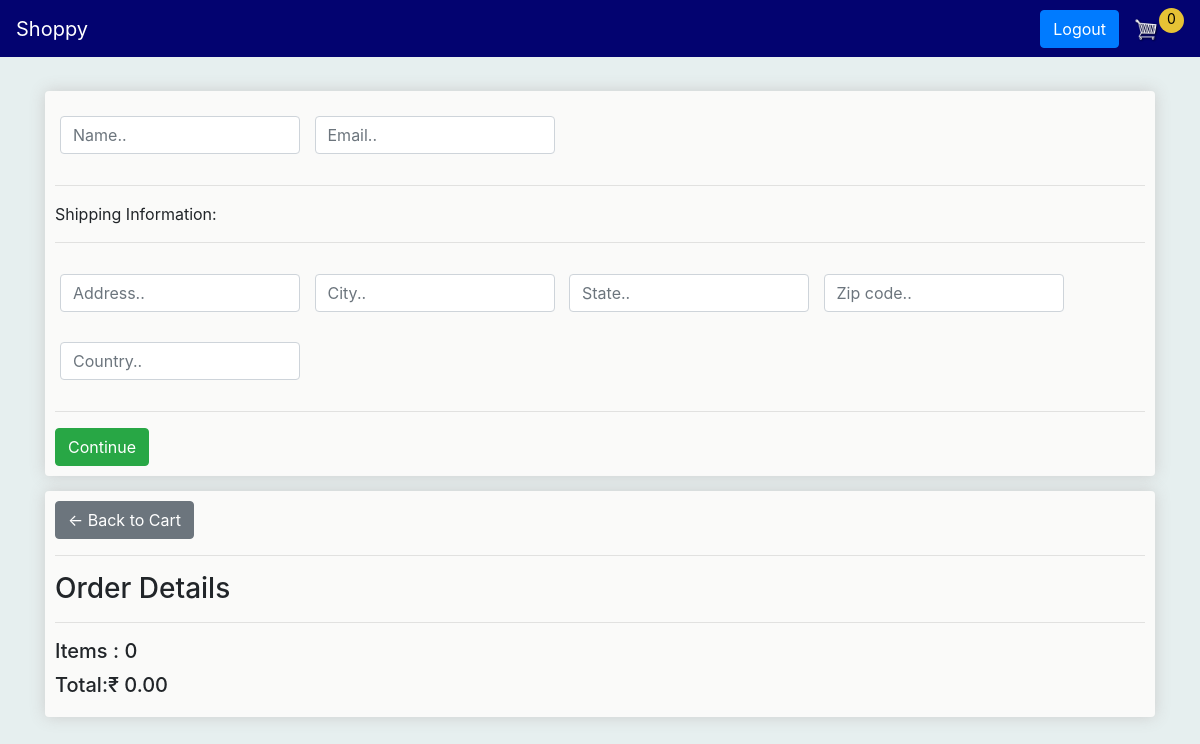
Before: /checkout/ (signed in) with the older database file.
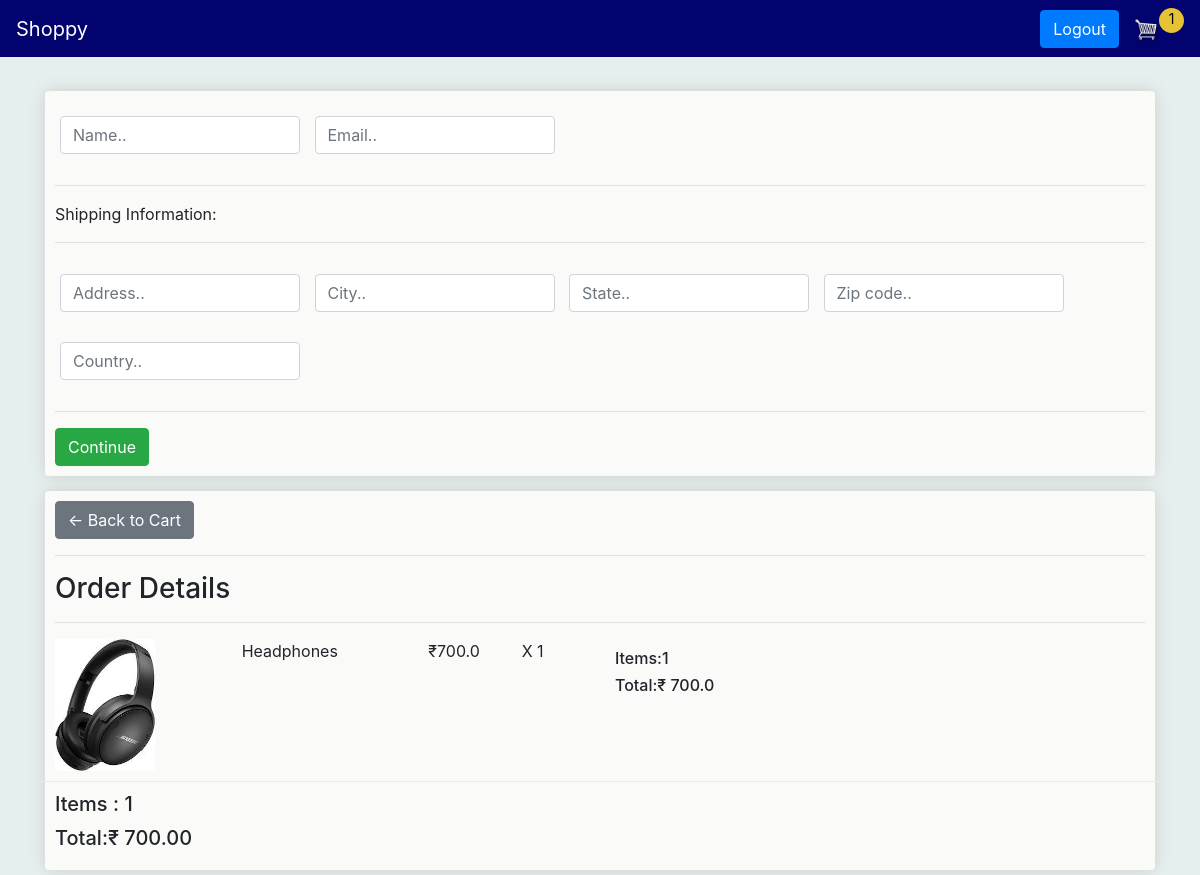
After: the same page with the newer database file.
### store/models.py (models this page shows, shortened)
class Order(models.Model):
    customer = models.ForeignKey(Customer, on_delete=models.SET_NULL, null=True, blank=True)
    date_ordered = models.DateTimeField(auto_now_add=True)
    complete = models.BooleanField(default=False)
    transaction_id = models.CharField(max_length=100, null=True)
    @property
    def get_cart_total(self):
        orderitems = self.orderitem_set.all()
        total = sum([item.get_total for item in orderitems])
        return total
    @property
    def get_cart_items(self):
        orderitems = self.orderitem_set.all()
        total = sum([item.quantity for item in orderitems])
        return total

class OrderItem(models.Model):
    product = models.ForeignKey(Product, on_delete=models.SET_NULL, null=True)
    order = models.ForeignKey(Order, on_delete=models.SET_NULL, null=True)
    quantity = models.IntegerField(default=0, null=True, blank=True)
    date_added = models.DateTimeField(auto_now_add=True)
    @property
    def get_total(self):
        total = self.product.price * self.quantity
        return total

class Product(models.Model):
    name = models.CharField(max_length=200, null=True)
    price = models.FloatField()
    image = models.ImageField(null=True, blank=True)
    description = models.TextField(null=True, blank=True)
    sizes = models.CharField(max_length=100, null=True, blank=True)
    @property
    def imageURL(self):
        try:
            url = self.image.url
        except:
            url = ''
        return url

### store/views.py (the view)
# urls.py: path('checkout/', views.checkout, name="checkout"),
def checkout(request):
    if request.method == "POST":
        name = request.POST['name']
        email = request.POST['email']
        address = request.POST['address']
        city = request.POST['city']
        state = request.POST['state']
        zipcode = request.POST['zipcode']
        country = request.POST['country']
        if request.user.is_authenticated:
            customer = request.user.customer
            shipping_address = ShippingAddress.objects.create(
                name=name,
                email=email,
                customer=customer,
                address=address,
                city=city,
                state=state,
                zipcode=zipcode,
                country=country
            )
            order_details = OrderDetails.objects.create(
                customer=customer,
                shipping_address=shipping_address
            )
            order, created = Order.objects.get_or_create(customer=customer, complete=False)
            order.get_cart_items
            order_items = order.orderitem_set.all()
            order_details.order_item.set(order_items)
            order.complete = True
            order.save()
            grand_total = order.get_cart_total
            quantity=order.get_cart_items
            order_details = OrderDetails.objects.create(
                customer=customer,
                shipping_address=shipping_address,
                total_price=grand_total,
                total_items=quantity
            )
            order_items = order.orderitem_set.all()
            order_details.order_item.set(order_items)
            return render(request, "store/order_placed.html", {"order_details": order_details,"grand_total":grand_total,"quantity":quantity} )
        else:
            return JsonResponse({'error': 'User not authenticated'}, status=401)
    else:
        if request.user.is_authenticated:
            customer = request.user.customer
            order, created = Order.objects.get_or_create(customer=customer, complete=False)
            items = order.orderitem_set.all()
            cartItems = order.get_cart_items
        else:
            items = []
            order = {'get_cart_total': 0, 'get_cart_items': 0, 'shipping': False}
            cartItems = order['get_cart_items']
        context = {'items': items, 'order': order, 'cartItems': cartItems}
        return render(request, 'store/checkout.html', context)

### store/templates/store/checkout.html (shortened to what this page needs)
{% extends 'store/main.html' %}
{% load static %}
{% block content %}
<div class="row">
    <div class="col-lg-12">
        <div class="box-element" id="form-wrapper">
            <form id="form" method="POST">
                <div id="user-info">
                    <div class="form-field">
                        <input required class="form-control" type="text" name="name" id="name" placeholder="Name..">
                    </div>
                    <div class="form-field">
                        <input required class="form-control" type="email" name="email" id="email" placeholder="Email..">
                    </div>
                </div>
                <div id="shipping-info">
                    <hr>
                    <p>Shipping Information:</p>
                    <hr>
                    <div class="form-field">
                        <input class="form-control" type="text" name="address" id="address" placeholder="Address..">
                    </div>
                    <div class="form-field">
                        <input class="form-control" type="text" name="city" id="city" placeholder="City..">
                    </div>
                    <div class="form-field">
                        <input class="form-control" type="text" name="state" id="state" placeholder="State..">
                    </div>
                    <div class="form-field">
                        <input class="form-control" type="text" name="zipcode" id="zipcode" placeholder="Zip code..">
                    </div>
                    <div class="form-field">
                        <input class="form-control" type="text" name="country" id="country" placeholder="Country..">
                    </div>
                </div>
                <hr>
                <input id="form-button" class="btn btn-success btn-center" type="submit" value="Continue">
            </form>
        </div>
    </div>
<div class="col-lg-12">
    <div class="box-element">
        <a class="btn btn-secondary" href="{% url 'cart' %}">&#x2190; Back to Cart</a>
        <hr>
        <h3>Order Details</h3>
        <hr>
        {% for item in items %}
        <div class="row cart-row">
            <div class="col-lg-2">
                <img class="row-image" src="{{item.product.imageURL}}">
            </div>
            <div class="col-lg-2">
                <p>{{item.product.name}}</p>
            </div>
            <div class="col-lg-1">
                <p>&#x20B9;{{item.product.price}}</p>
            </div>
            <div class="col-lg-1">
                <p>X {{item.quantity}} </p>
            </div>
            <div class="col-lg-6">
                <h6>Items:{{item.quantity}}</h6>
                <h6>Total:&#x20B9; {{item.get_total}}</h6>
            </div>
        </div>
        {% endfor %}
        <div class="cart-mar">
            <h5>Items : {{order.get_cart_items}} </h5>
            <h5>Total:&#x20B9; {{order.get_cart_total|floatformat:2}}</h5>
        </div>
    </div>
</div>
{% endblock content %}

Changed rows visible on the page:
no longer on this page (row edited): Order: get_cart_items "0", get_cart_total "0.00"
added OrderItem: product.imageURL (picture), product.name "Headphones", product.price "700.0", quantity "1", get_total "700.0"
added Order: get_cart_items "1", get_cart_total "700.00"
Other visible differences:
{{ cartItems }}: "0" → "1"
